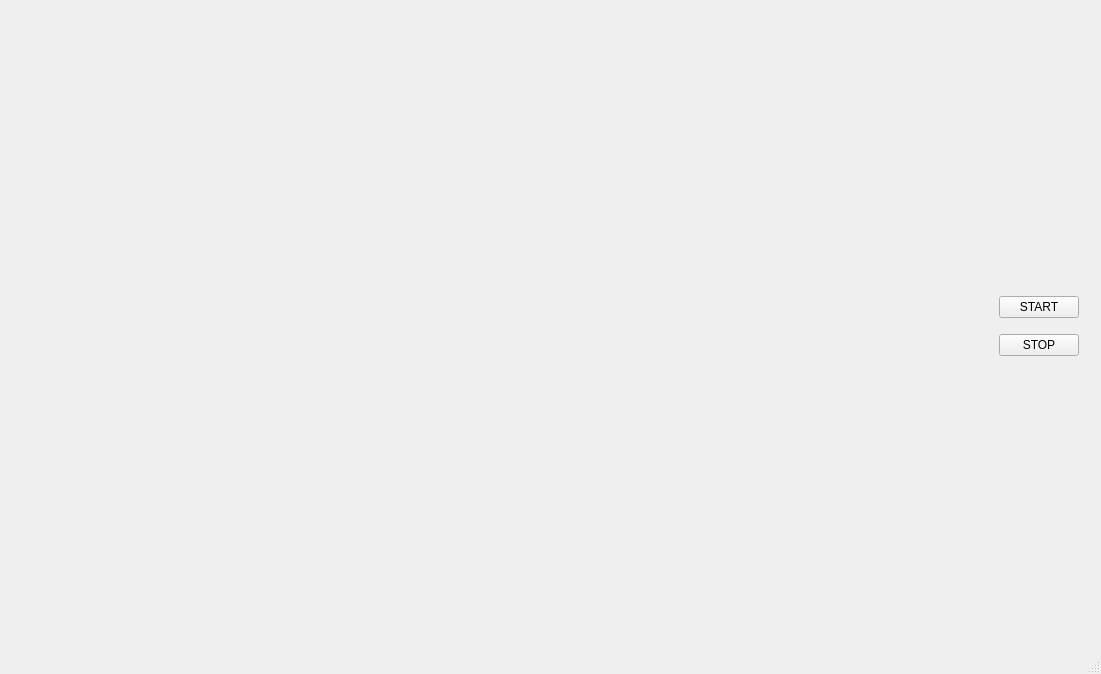
<?xml version="1.0" encoding="UTF-8"?>
<ui version="4.0">
 <class>MainWindow</class>
 <widget class="QMainWindow" name="MainWindow">
  <property name="geometry">
   <rect>
    <x>0</x>
    <y>0</y>
    <width>1101</width>
    <height>674</height>
   </rect>
  </property>
  <property name="windowTitle">
   <string>MainWindow</string>
  </property>
  <widget class="QWidget" name="centralwidget">
   <layout class="QGridLayout" name="gridLayout">
    <item row="0" column="0">
     <layout class="QHBoxLayout" name="horizontalLayout">
      <item>
       <spacer name="horizontalSpacer">
        <property name="orientation">
         <enum>Qt::Horizontal</enum>
        </property>
        <property name="sizeType">
         <enum>QSizePolicy::Preferred</enum>
        </property>
        <property name="sizeHint" stdset="0">
         <size>
          <width>13</width>
          <height>189</height>
         </size>
        </property>
       </spacer>
      </item>
      <item>
       <layout class="QVBoxLayout" name="verticalLayout">
        <item>
         <spacer name="verticalSpacer">
          <property name="orientation">
           <enum>Qt::Vertical</enum>
          </property>
          <property name="sizeType">
           <enum>QSizePolicy::Preferred</enum>
          </property>
          <property name="sizeHint" stdset="0">
           <size>
            <width>20</width>
            <height>13</height>
           </size>
          </property>
         </spacer>
        </item>
        <item>
         <widget class="QFrame" name="frame">
          <property name="sizePolicy">
           <sizepolicy hsizetype="Expanding" vsizetype="Expanding">
            <horstretch>0</horstretch>
            <verstretch>0</verstretch>
           </sizepolicy>
          </property>
         </widget>
        </item>
        <item>
         <spacer name="verticalSpacer_2">
          <property name="orientation">
           <enum>Qt::Vertical</enum>
          </property>
          <property name="sizeType">
           <enum>QSizePolicy::Preferred</enum>
          </property>
          <property name="sizeHint" stdset="0">
           <size>
            <width>20</width>
            <height>13</height>
           </size>
          </property>
         </spacer>
        </item>
       </layout>
      </item>
      <item>
       <spacer name="horizontalSpacer_2">
        <property name="orientation">
         <enum>Qt::Horizontal</enum>
        </property>
        <property name="sizeType">
         <enum>QSizePolicy::Preferred</enum>
        </property>
        <property name="sizeHint" stdset="0">
         <size>
          <width>13</width>
          <height>189</height>
         </size>
        </property>
       </spacer>
      </item>
      <item>
       <layout class="QVBoxLayout" name="verticalLayout_2">
        <item>
         <spacer name="verticalSpacer_4">
          <property name="orientation">
           <enum>Qt::Vertical</enum>
          </property>
          <property name="sizeHint" stdset="0">
           <size>
            <width>20</width>
            <height>40</height>
           </size>
          </property>
         </spacer>
        </item>
        <item>
         <widget class="QPushButton" name="start">
          <property name="text">
           <string>START</string>
          </property>
         </widget>
        </item>
        <item>
         <spacer name="verticalSpacer_3">
          <property name="orientation">
           <enum>Qt::Vertical</enum>
          </property>
          <property name="sizeType">
           <enum>QSizePolicy::Preferred</enum>
          </property>
          <property name="sizeHint" stdset="0">
           <size>
            <width>20</width>
            <height>10</height>
           </size>
          </property>
         </spacer>
        </item>
        <item>
         <widget class="QPushButton" name="stop">
          <property name="text">
           <string>STOP</string>
          </property>
         </widget>
        </item>
        <item>
         <spacer name="verticalSpacer_5">
          <property name="orientation">
           <enum>Qt::Vertical</enum>
          </property>
          <property name="sizeHint" stdset="0">
           <size>
            <width>20</width>
            <height>40</height>
           </size>
          </property>
         </spacer>
        </item>
       </layout>
      </item>
      <item>
       <spacer name="horizontalSpacer_3">
        <property name="orientation">
         <enum>Qt::Horizontal</enum>
        </property>
        <property name="sizeType">
         <enum>QSizePolicy::Preferred</enum>
        </property>
        <property name="sizeHint" stdset="0">
         <size>
          <width>13</width>
          <height>20</height>
         </size>
        </property>
       </spacer>
      </item>
     </layout>
    </item>
   </layout>
  </widget>
  <widget class="QMenuBar" name="menubar">
   <property name="geometry">
    <rect>
     <x>0</x>
     <y>0</y>
     <width>1101</width>
     <height>26</height>
    </rect>
   </property>
  </widget>
  <widget class="QStatusBar" name="statusbar"/>
 </widget>
 <resources/>
 <connections/>
</ui>
